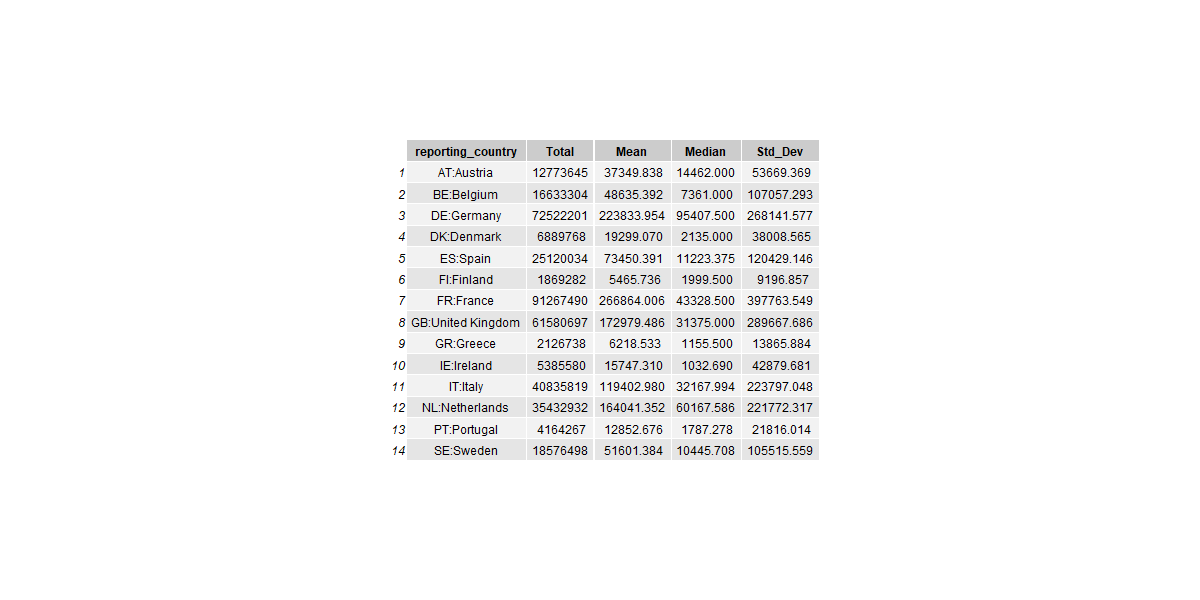

This chart was generated by the following R code:
# Load necessary libraries
library(readxl)
library(dplyr)
library(ggplot2)
library(gridExtra)
library(grid)

# Step 1: Read the data from the Excel file
data <- EU

# Step 2: Data Preparation
# Assuming the data has columns: Year, Reporting_Country, Counterparty_Country, total_claims
# Filter the data for the years 2006 to 2023
data_filtered <- data %>%
  filter(year >= 2006 & year <= 2023)

# Remove negative values
data_filtered <- data_filtered %>%
  filter(total_claims >= 0)

# Step 3: Summary Statistics
# Calculate summary statistics for each country
summary_stats <- data_filtered %>%
  group_by(reporting_country) %>%
  summarize(
    Total = sum(total_claims, na.rm = TRUE),
    Mean = mean(total_claims, na.rm = TRUE),
    Median = median(total_claims, na.rm = TRUE),
    Std_Dev = sd(total_claims, na.rm = TRUE)
  ) %>%
  ungroup()

# Convert the summary statistics to a data frame
summary_stats_df <- as.data.frame(summary_stats)

# Step 4: Print the table as an image
# Create a table plot using ggplot2 and gridExtra
table_plot <- tableGrob(summary_stats_df)

# Save the plot as an image
png("EU_Banking_Summary_Statistics_2006_2023__.png", width = 1200, height = 600)
grid.draw(table_plot)
dev.off()
